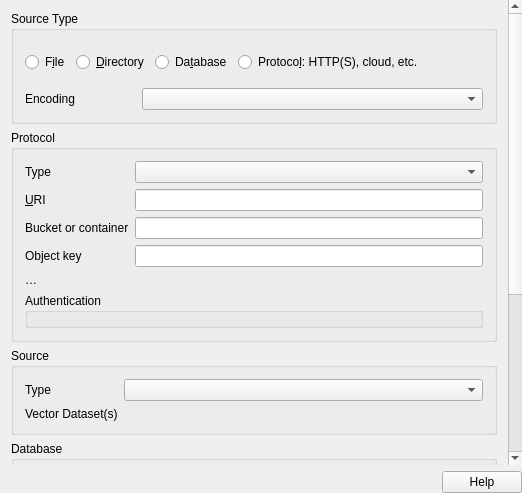
<?xml version="1.0" encoding="UTF-8"?>
<ui version="4.0">
 <class>QgsOgrSourceSelectBase</class>
 <widget class="QDialog" name="QgsOgrSourceSelectBase">
  <property name="windowModality">
   <enum>Qt::WindowModal</enum>
  </property>
  <property name="geometry">
   <rect>
    <x>0</x>
    <y>0</y>
    <width>522</width>
    <height>493</height>
   </rect>
  </property>
  <property name="sizePolicy">
   <sizepolicy hsizetype="Preferred" vsizetype="Preferred">
    <horstretch>0</horstretch>
    <verstretch>0</verstretch>
   </sizepolicy>
  </property>
  <property name="windowTitle">
   <string>Add Vector Layer</string>
  </property>
  <property name="windowIcon">
   <iconset>
    <normaloff>.</normaloff>.</iconset>
  </property>
  <layout class="QVBoxLayout" name="verticalLayout_4">
   <property name="leftMargin">
    <number>0</number>
   </property>
   <property name="topMargin">
    <number>0</number>
   </property>
   <property name="rightMargin">
    <number>0</number>
   </property>
   <property name="bottomMargin">
    <number>0</number>
   </property>
   <item>
    <widget class="QgsScrollArea" name="scrollArea">
     <property name="frameShape">
      <enum>QFrame::NoFrame</enum>
     </property>
     <property name="widgetResizable">
      <bool>true</bool>
     </property>
     <widget class="QWidget" name="scrollAreaWidgetContents">
      <property name="geometry">
       <rect>
        <x>0</x>
        <y>-282</y>
        <width>508</width>
        <height>745</height>
       </rect>
      </property>
      <layout class="QVBoxLayout" name="verticalLayout_5">
       <item>
        <layout class="QVBoxLayout" name="verticalLayout_2">
         <item>
          <widget class="QGroupBox" name="srcGroupBox_2">
           <property name="sizePolicy">
            <sizepolicy hsizetype="Preferred" vsizetype="Fixed">
             <horstretch>0</horstretch>
             <verstretch>0</verstretch>
            </sizepolicy>
           </property>
           <property name="title">
            <string>Source Type</string>
           </property>
           <layout class="QVBoxLayout" name="verticalLayout">
            <item>
             <layout class="QHBoxLayout" name="horizontalLayout">
              <item>
               <widget class="QRadioButton" name="radioSrcFile">
                <property name="text">
                 <string>F&amp;ile</string>
                </property>
               </widget>
              </item>
              <item>
               <widget class="QRadioButton" name="radioSrcDirectory">
                <property name="text">
                 <string>&amp;Directory</string>
                </property>
               </widget>
              </item>
              <item>
               <widget class="QRadioButton" name="radioSrcDatabase">
                <property name="text">
                 <string>Da&amp;tabase</string>
                </property>
               </widget>
              </item>
              <item>
               <widget class="QRadioButton" name="radioSrcProtocol">
                <property name="text">
                 <string>Protoco&amp;l: HTTP(S), cloud, etc.</string>
                </property>
               </widget>
              </item>
              <item>
               <spacer name="horizontalSpacer">
                <property name="orientation">
                 <enum>Qt::Horizontal</enum>
                </property>
                <property name="sizeHint" stdset="0">
                 <size>
                  <width>20</width>
                  <height>40</height>
                 </size>
                </property>
               </spacer>
              </item>
             </layout>
            </item>
            <item>
             <layout class="QHBoxLayout" name="horizontalLayout_2">
              <item>
               <widget class="QLabel" name="label_3">
                <property name="text">
                 <string>Encoding</string>
                </property>
               </widget>
              </item>
              <item>
               <widget class="QComboBox" name="cmbEncodings">
                <property name="minimumSize">
                 <size>
                  <width>341</width>
                  <height>0</height>
                 </size>
                </property>
               </widget>
              </item>
             </layout>
            </item>
           </layout>
          </widget>
         </item>
         <item>
          <widget class="QGroupBox" name="protocolGroupBox">
           <property name="sizePolicy">
            <sizepolicy hsizetype="Preferred" vsizetype="Fixed">
             <horstretch>0</horstretch>
             <verstretch>0</verstretch>
            </sizepolicy>
           </property>
           <property name="minimumSize">
            <size>
             <width>0</width>
             <height>0</height>
            </size>
           </property>
           <property name="title">
            <string>Protocol</string>
           </property>
           <layout class="QGridLayout" name="gridLayout_2">
            <item row="0" column="1">
             <widget class="QComboBox" name="cmbProtocolTypes"/>
            </item>
            <item row="0" column="0">
             <widget class="QLabel" name="label_2">
              <property name="text">
               <string>Type</string>
              </property>
             </widget>
            </item>
            <item row="1" column="0">
             <widget class="QLabel" name="labelProtocolURI">
              <property name="text">
               <string>&amp;URI</string>
              </property>
              <property name="buddy">
               <cstring>protocolURI</cstring>
              </property>
             </widget>
            </item>
            <item row="1" column="1">
             <widget class="QLineEdit" name="protocolURI"/>
            </item>
            <item row="2" column="0">
             <widget class="QLabel" name="labelBucket">
              <property name="text">
               <string>Bucket or container</string>
              </property>
              <property name="buddy">
               <cstring>mBucket</cstring>
              </property>
             </widget>
            </item>
            <item row="2" column="1">
             <widget class="QLineEdit" name="mBucket"/>
            </item>
            <item row="3" column="0">
             <widget class="QLabel" name="labelKey">
              <property name="text">
               <string>Object key</string>
              </property>
              <property name="buddy">
               <cstring>mKey</cstring>
              </property>
             </widget>
            </item>
            <item row="3" column="1">
             <widget class="QLineEdit" name="mKey"/>
            </item>
            <item row="4" column="0" colspan="2">
             <widget class="QLabel" name="mAuthWarning">
              <property name="text">
               <string>…</string>
              </property>
              <property name="wordWrap">
               <bool>true</bool>
              </property>
              <property name="openExternalLinks">
               <bool>true</bool>
              </property>
             </widget>
            </item>
            <item row="5" column="0" colspan="2">
             <widget class="QGroupBox" name="mAuthGroupBox">
              <property name="title">
               <string>Authentication</string>
              </property>
              <layout class="QVBoxLayout" name="verticalLayout_3">
               <property name="leftMargin">
                <number>6</number>
               </property>
               <property name="topMargin">
                <number>6</number>
               </property>
               <property name="rightMargin">
                <number>6</number>
               </property>
               <property name="bottomMargin">
                <number>6</number>
               </property>
               <item>
                <widget class="QgsAuthSettingsWidget" name="mAuthSettingsProtocol" native="true">
                 <property name="sizePolicy">
                  <sizepolicy hsizetype="Preferred" vsizetype="Maximum">
                   <horstretch>0</horstretch>
                   <verstretch>0</verstretch>
                  </sizepolicy>
                 </property>
                </widget>
               </item>
              </layout>
             </widget>
            </item>
           </layout>
          </widget>
         </item>
         <item>
          <widget class="QGroupBox" name="fileGroupBox">
           <property name="sizePolicy">
            <sizepolicy hsizetype="Expanding" vsizetype="Fixed">
             <horstretch>0</horstretch>
             <verstretch>0</verstretch>
            </sizepolicy>
           </property>
           <property name="minimumSize">
            <size>
             <width>0</width>
             <height>0</height>
            </size>
           </property>
           <property name="title">
            <string>Source</string>
           </property>
           <layout class="QGridLayout" name="gridLayout_3">
            <item row="0" column="0">
             <widget class="QLabel" name="labelDirectoryType">
              <property name="text">
               <string>Type</string>
              </property>
             </widget>
            </item>
            <item row="0" column="1">
             <widget class="QComboBox" name="cmbDirectoryTypes">
              <property name="sizePolicy">
               <sizepolicy hsizetype="Expanding" vsizetype="Fixed">
                <horstretch>0</horstretch>
                <verstretch>0</verstretch>
               </sizepolicy>
              </property>
             </widget>
            </item>
            <item row="1" column="0">
             <widget class="QLabel" name="labelSrcDataset">
              <property name="text">
               <string>Vector Dataset(s)</string>
              </property>
              <property name="buddy">
               <cstring>mFileWidget</cstring>
              </property>
             </widget>
            </item>
            <item row="1" column="1">
             <widget class="QgsFileWidget" name="mFileWidget" native="true"/>
            </item>
           </layout>
          </widget>
         </item>
         <item>
          <widget class="QGroupBox" name="dbGroupBox">
           <property name="sizePolicy">
            <sizepolicy hsizetype="Expanding" vsizetype="Fixed">
             <horstretch>0</horstretch>
             <verstretch>0</verstretch>
            </sizepolicy>
           </property>
           <property name="minimumSize">
            <size>
             <width>0</width>
             <height>0</height>
            </size>
           </property>
           <property name="title">
            <string>Database</string>
           </property>
           <layout class="QGridLayout" name="gridLayout_6">
            <item row="0" column="0">
             <widget class="QLabel" name="label_4">
              <property name="text">
               <string>Type</string>
              </property>
             </widget>
            </item>
            <item row="0" column="1">
             <widget class="QComboBox" name="cmbDatabaseTypes">
              <property name="sizePolicy">
               <sizepolicy hsizetype="Expanding" vsizetype="Fixed">
                <horstretch>0</horstretch>
                <verstretch>0</verstretch>
               </sizepolicy>
              </property>
             </widget>
            </item>
            <item row="1" column="0" colspan="2">
             <widget class="QGroupBox" name="groupBox">
              <property name="sizePolicy">
               <sizepolicy hsizetype="Minimum" vsizetype="Preferred">
                <horstretch>0</horstretch>
                <verstretch>0</verstretch>
               </sizepolicy>
              </property>
              <property name="title">
               <string>Connections</string>
              </property>
              <layout class="QGridLayout" name="gridLayout_4">
               <item row="1" column="0">
                <widget class="QPushButton" name="btnNew">
                 <property name="text">
                  <string>New</string>
                 </property>
                </widget>
               </item>
               <item row="1" column="1">
                <widget class="QPushButton" name="btnEdit">
                 <property name="text">
                  <string>Edit</string>
                 </property>
                </widget>
               </item>
               <item row="1" column="2">
                <widget class="QPushButton" name="btnDelete">
                 <property name="text">
                  <string>Delete</string>
                 </property>
                </widget>
               </item>
               <item row="0" column="0" colspan="3">
                <widget class="QComboBox" name="cmbConnections"/>
               </item>
              </layout>
             </widget>
            </item>
           </layout>
          </widget>
         </item>
         <item>
          <widget class="QgsCollapsibleGroupBox" name="mOpenOptionsGroupBox">
           <property name="title">
            <string>Options</string>
           </property>
           <layout class="QVBoxLayout" name="openOptionsVBoxLayout">
            <item>
             <widget class="QLabel" name="mOpenOptionsLabel">
              <property name="text">
               <string/>
              </property>
             </widget>
            </item>
            <item>
             <layout class="QFormLayout" name="mOpenOptionsLayout">
              <property name="fieldGrowthPolicy">
               <enum>QFormLayout::AllNonFixedFieldsGrow</enum>
              </property>
             </layout>
            </item>
           </layout>
          </widget>
         </item>
        </layout>
       </item>
       <item>
        <spacer name="verticalSpacer">
         <property name="orientation">
          <enum>Qt::Vertical</enum>
         </property>
         <property name="sizeHint" stdset="0">
          <size>
           <width>20</width>
           <height>40</height>
          </size>
         </property>
        </spacer>
       </item>
      </layout>
     </widget>
    </widget>
   </item>
   <item>
    <widget class="QDialogButtonBox" name="buttonBox">
     <property name="standardButtons">
      <set>QDialogButtonBox::Help</set>
     </property>
    </widget>
   </item>
  </layout>
 </widget>
 <layoutdefault spacing="6" margin="11"/>
 <customwidgets>
  <customwidget>
   <class>QgsCollapsibleGroupBox</class>
   <extends>QGroupBox</extends>
   <header>qgscollapsiblegroupbox.h</header>
   <container>1</container>
  </customwidget>
  <customwidget>
   <class>QgsFileWidget</class>
   <extends>QWidget</extends>
   <header>qgsfilewidget.h</header>
   <container>1</container>
  </customwidget>
  <customwidget>
   <class>QgsAuthSettingsWidget</class>
   <extends>QWidget</extends>
   <header>auth/qgsauthsettingswidget.h</header>
   <container>1</container>
  </customwidget>
  <customwidget>
   <class>QgsScrollArea</class>
   <extends>QScrollArea</extends>
   <header>qgsscrollarea.h</header>
   <container>1</container>
  </customwidget>
 </customwidgets>
 <tabstops>
  <tabstop>radioSrcFile</tabstop>
  <tabstop>radioSrcDirectory</tabstop>
  <tabstop>radioSrcDatabase</tabstop>
  <tabstop>radioSrcProtocol</tabstop>
  <tabstop>cmbEncodings</tabstop>
  <tabstop>cmbProtocolTypes</tabstop>
  <tabstop>protocolURI</tabstop>
  <tabstop>mBucket</tabstop>
  <tabstop>mKey</tabstop>
  <tabstop>cmbDirectoryTypes</tabstop>
  <tabstop>cmbDatabaseTypes</tabstop>
  <tabstop>cmbConnections</tabstop>
  <tabstop>btnNew</tabstop>
  <tabstop>btnEdit</tabstop>
  <tabstop>btnDelete</tabstop>
 </tabstops>
 <resources/>
 <connections>
  <connection>
   <sender>radioSrcDatabase</sender>
   <signal>toggled(bool)</signal>
   <receiver>dbGroupBox</receiver>
   <slot>setVisible(bool)</slot>
   <hints>
    <hint type="sourcelabel">
     <x>351</x>
     <y>85</y>
    </hint>
    <hint type="destinationlabel">
     <x>245</x>
     <y>511</y>
    </hint>
   </hints>
  </connection>
 </connections>
</ui>
